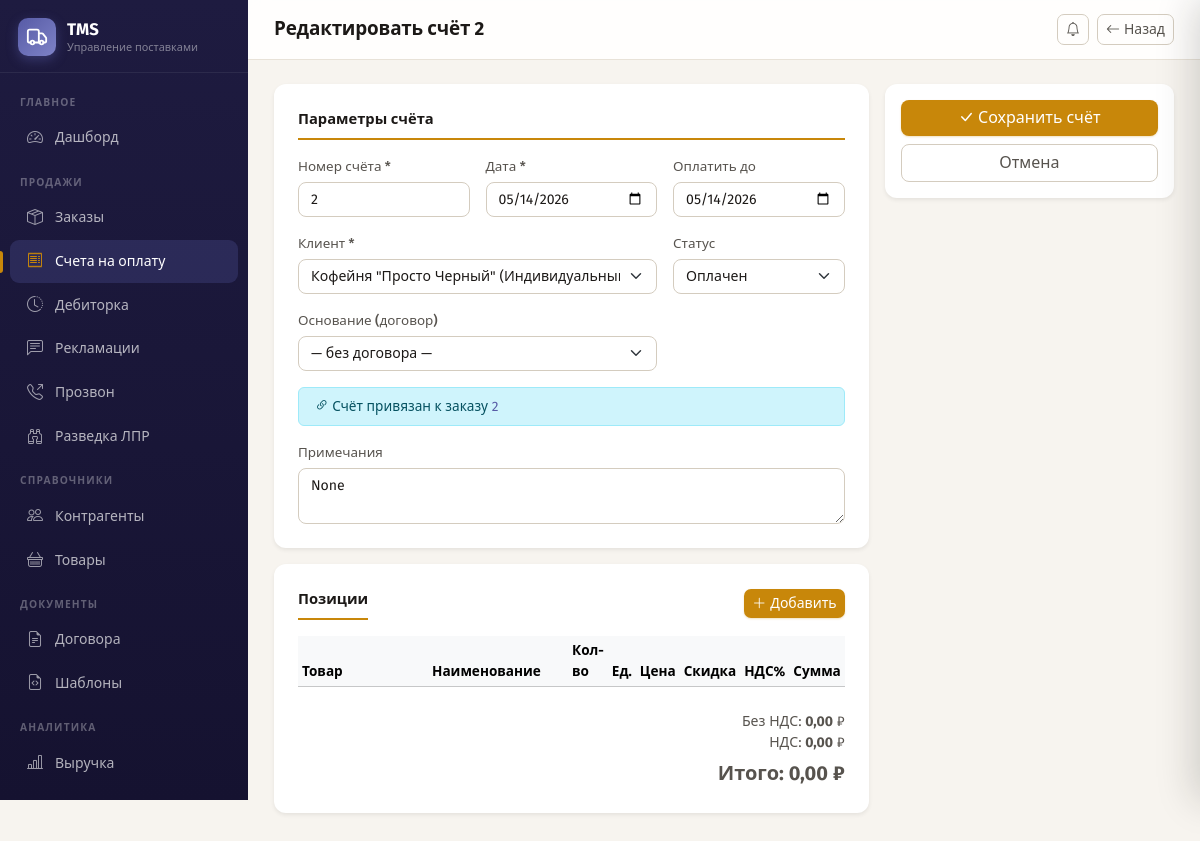
The app's page /invoices/2/edit (signed in) with its own data.
### app/models.py (models this page shows, shortened)
class Invoice(Base):
    __tablename__ = "invoices"
    id = Column(Integer, primary_key=True, index=True)
    number = Column(String(50), unique=True, nullable=False)
    date = Column(Date, nullable=False)
    order_id = Column(Integer, ForeignKey("orders.id"))
    counterparty_id = Column(Integer, ForeignKey("counterparties.id"), nullable=False)
    status = Column(String(20), default="draft")
    subtotal = Column(Float, default=0.0)
    vat_amount = Column(Float, default=0.0)
    total_amount = Column(Float, default=0.0)
    due_date = Column(Date)
    paid_date = Column(Date)
    notes = Column(Text)
    created_at = Column(DateTime, server_default=func.now())
    contract_id = Column(Integer, ForeignKey("contracts.id"))
    counterparty = relationship("Counterparty", back_populates="invoices")
    order = relationship("Order", back_populates="invoices")
    contract = relationship("Contract")
    items = relationship("InvoiceItem", back_populates="invoice", cascade="all, delete-orphan")

class Counterparty(Base):
    __tablename__ = "counterparties"
    id = Column(Integer, primary_key=True, index=True)
    name = Column(String(200), nullable=False)
    trade_name = Column(String(200))
    short_name = Column(String(100))
    inn = Column(String(12))
    kpp = Column(String(9))
    ogrn = Column(String(15))
    legal_address = Column(String(500))
    actual_address = Column(String(500))
    phone = Column(String(50))
    email = Column(String(100))
    contact_person = Column(String(100))
    signatory = Column(String(100))  # Подписант в формате «Фамилия И.О.» (для ИП)
    type = Column(String(20), default="client")  # client / supplier / both
    entity_type = Column(String(10), default="ooo")  # ooo / ip / other
    bank_name = Column(String(200))
    bank_account = Column(String(20))
    bank_bik = Column(String(9))
    bank_corr_account = Column(String(20))
    notes = Column(Text)
    is_active = Column(Boolean, default=True)
    created_at = Column(DateTime, server_default=func.now())
    payment_delay_days = Column(Integer, default=2)           # дней отсрочки
    payment_delay_type = Column(String(10), default="banking") # 'banking' или 'calendar'
    default_discount_pct = Column(Float, default=0.0)
    category = Column(String(1))          # A / B / C / None
    category_manual = Column(Boolean, default=False)  # True = вручную, не пересчитывать
    tg_chat_id = Column(String(100))            # ID чата / группы Telegram
    tg_notify_enabled = Column(Boolean, default=False)  # вкл/выкл отправку заказов
    orders = relationship("Order", back_populates="counterparty", foreign_keys="Order.counterparty_id")
    invoices = relationship("Invoice", back_populates="counterparty")
    contracts = relationship("Contract", back_populates="counterparty")
    claims = relationship("Claim", back_populates="counterparty", order_by="Claim.date.desc()")

class Order(Base):
    __tablename__ = "orders"
    id = Column(Integer, primary_key=True, index=True)
    number = Column(String(50), unique=True, nullable=False)
    date = Column(Date, nullable=False)
    counterparty_id = Column(Integer, ForeignKey("counterparties.id"), nullable=False)
    supplier_id = Column(Integer, ForeignKey("counterparties.id"), nullable=True)
    carrier_id = Column(Integer, ForeignKey("counterparties.id"), nullable=True)
    contract_id = Column(Integer, ForeignKey("contracts.id"), nullable=True)
    status = Column(String(20), default="draft")
    payment_type = Column(String(10), default="prepay")  # prepay / deferred
    delivery_date = Column(Date)
    delivery_address = Column(String(500))
    notes = Column(Text)
    created_by_id = Column(Integer, ForeignKey("users.id"))
    created_at = Column(DateTime, server_default=func.now())
    pickup_city = Column(String(100))        # город отправки
    pickup_address = Column(String(500))     # адрес забора (откуда)
    delivery_contact = Column(String(200))   # телефон + имя получателя, напр. «79119244416 Ольга»
    delivery_time = Column(String(50))       # временной слот, напр. «12-19»
    counterparty = relationship("Counterparty", back_populates="orders", foreign_keys=[counterparty_id])
    supplier = relationship("Counterparty", foreign_keys=[supplier_id])
    carrier = relationship("Counterparty", foreign_keys=[carrier_id])
    contract = relationship("Contract")
    items = relationship("OrderItem", back_populates="order", cascade="all, delete-orphan")
    invoices = relationship("Invoice", back_populates="order")
    created_by = relationship("User")

### app/routers/invoices.py (the view)
@router.get("/{invoice_id}/edit", response_class=HTMLResponse)
@login_required
async def edit_invoice(request: Request, invoice_id: int, db: Session = Depends(get_db)):
    invoice = db.query(Invoice).filter(Invoice.id == invoice_id).first()
    if not invoice:
        return RedirectResponse(url="/invoices", status_code=302)
    counterparties = db.query(Counterparty).filter(Counterparty.is_active == True).order_by(Counterparty.name).all()
    products = db.query(Product).filter(Product.is_active == True).order_by(Product.name).all()
    contracts = db.query(Contract).filter(Contract.status.in_(["active", "draft"])).order_by(Contract.date.desc()).all()
    return templates.TemplateResponse(request, "invoices/form.html", {
        "invoice": invoice, "order": invoice.order, "counterparties": counterparties,
        "products": products, "contracts": contracts, "statuses": INVOICE_STATUSES,
        "suggested_number": invoice.number,
    })

### app/templates/invoices/form.html (shortened to what this page needs)
{% extends "base.html" %}
{% set is_new = invoice is none %}
{% block page_title %}{{ 'Новый счёт на оплату' if is_new else 'Редактировать счёт ' + invoice.number }}{% endblock %}
{% block topbar_actions %}
  <a href="/invoices" class="btn btn-sm btn-outline-secondary"><i class="bi bi-arrow-left me-1"></i>Назад</a>
{% endblock %}
{% block content %}
<form method="post" action="{{ '/invoices/new' if is_new else '/invoices/' + invoice.id|string + '/edit' }}" id="inv-form">
  <div class="row g-3">
    <div class="col-lg-8">
      <div class="card border-0 shadow-sm p-4 mb-3">
        <div class="form-section-title">Параметры счёта</div>
        <div class="row g-3">
          <div class="col-md-4">
            <label class="form-label">Номер счёта *</label>
            <input type="text" name="number" class="form-control" required value="{{ invoice.number if invoice else suggested_number }}">
          </div>
          <div class="col-md-4">
            <label class="form-label">Дата *</label>
            <input type="date" name="invoice_date" class="form-control" required
                   value="{{ invoice.date.isoformat() if invoice else '' }}">
          </div>
          <div class="col-md-4">
            <label class="form-label">Оплатить до</label>
            <input type="date" name="due_date" class="form-control"
                   value="{{ invoice.due_date.isoformat() if invoice and invoice.due_date else '' }}">
          </div>
          <div class="col-md-8">
            <label class="form-label">Клиент *</label>
            <select name="counterparty_id" class="form-select" required>
              {% for cp in counterparties %}
              <option value="{{ cp.id }}"
                {% if invoice and invoice.counterparty_id == cp.id %}selected
                {% elif order and order.counterparty_id == cp.id %}selected{% endif %}>
                {{ cp.trade_name or cp.name }}{% if cp.trade_name %} ({{ cp.name }}){% endif %}
              </option>
              {% endfor %}
            </select>
          </div>
          <div class="col-md-4">
            <label class="form-label">Статус</label>
            <select name="status" class="form-select">
              {% for val, label in statuses.items() %}
              <option value="{{ val }}" {% if invoice and invoice.status == val %}selected{% elif not invoice and val == 'draft' %}selected{% endif %}>{{ label }}</option>
              {% endfor %}
            </select>
          </div>
          <div class="col-md-8">
            <label class="form-label">Основание (договор)</label>
            <select name="contract_id" class="form-select" id="contract-select">
              <option value="">— без договора —</option>
            </select>
          </div>
          {% if order %}
          <div class="col-12">
            <div class="alert alert-info py-2 mb-0" style="font-size:.85rem">
              <i class="bi bi-link-45deg"></i> Счёт привязан к заказу <a href="/orders/{{ order.id }}">{{ order.number }}</a>
            </div>
          </div>
          {% endif %}
          <div class="col-12">
            <label class="form-label">Примечания</label>
            <textarea name="notes" class="form-control" rows="2">{{ invoice.notes if invoice else '' }}</textarea>
          </div>
        </div>
      </div>
      <div class="card border-0 shadow-sm p-4">
        <div class="d-flex justify-content-between align-items-center mb-3">
          <div class="form-section-title mb-0">Позиции</div>
          <button type="button" class="btn btn-sm btn-accent" onclick="addItem()"><i class="bi bi-plus-lg me-1"></i>Добавить</button>
        </div>
        <div class="table-responsive">
          <table class="table table-sm" id="items-table">
            <thead class="table-light">
              <tr>
                <th style="min-width:130px">Товар</th>
                <th style="min-width:140px">Наименование</th>
                <th style="width:75px">Кол-во</th>
                <th style="width:55px">Ед.</th>
                <th style="width:90px">Цена</th>
                <th style="width:90px">Скидка</th>
                <th style="width:65px">НДС%</th>
                <th style="width:100px" class="text-end">Сумма</th>
              </tr>
            </thead>
          </table>
        </div>
        <div class="text-end mt-2" style="font-size:.88rem">
          <div>Без НДС: <strong id="total-subtotal">0,00</strong> ₽</div>
          <div>НДС: <strong id="total-vat">0,00</strong> ₽</div>
          <div class="fs-5 fw-bold mt-1">Итого: <span id="total-amount">0,00</span> ₽</div>
        </div>
      </div>
    </div>
    <div class="col-lg-4">
      <div class="card border-0 shadow-sm p-3">
        <button type="submit" class="btn btn-accent w-100 mb-2"><i class="bi bi-check-lg me-1"></i>Сохранить счёт</button>
        <a href="/invoices" class="btn btn-outline-secondary w-100">Отмена</a>
      </div>
    </div>
  </div>
</form>
{% endblock %}

### app/static/css/app.css (style rules this page uses)
:root { --brand: #575BA6; --brand-600: #4A4E94; --brand-700: #3D4180; --brand-50: #EEEEFF; --brand-100: #DDDDF5; --brand-rgb: 87, 91, 166; --cta: #C8870A; --cta-600: #A86E08; --cta-50: #FEF3DC; --sidebar-bg: #1E1B40; --sidebar-bg-2: #151230; --sidebar-width: 248px; --bg: #F7F4EF; --surface: #FFFFFF; --border: #E8E2D8; --border-strong: #D4CCBF; --text: #1C1917; --text-muted: #78716C; --text-soft: #57534E; --r-sm: 8px; --r: 12px; --r-lg: 16px; --shadow-sm: 0 1px 2px rgba(28,25,23,.06), 0 1px 3px rgba(28,25,23,.04); --shadow: 0 4px 12px rgba(28,25,23,.09); --shadow-lg: 0 12px 32px rgba(28,25,23,.14); --bs-primary: #575BA6; --bs-primary-rgb: 87, 91, 166; --bs-link-color: #575BA6; --bs-link-color-rgb: 87, 91, 166; --bs-link-hover-color: #4A4E94; --bs-border-color: #E8E2D8; --bs-body-color: #57534E; --bs-body-font-family: 'Fira Sans', system-ui, 'Segoe UI', sans-serif; }
* { -webkit-font-smoothing: antialiased; -moz-osx-font-smoothing: grayscale; }
body { font-family: 'Fira Sans', system-ui, 'Segoe UI', sans-serif; background: var(--bg); color: var(--text-soft); font-size: .9rem; line-height: 1.55; }
a { text-decoration: none; }
.card { border: 1px solid var(--border); border-radius: var(--r); box-shadow: var(--shadow-sm); background: var(--surface); }
.btn { font-weight: 500; border-radius: var(--r-sm); transition: background .18s ease, box-shadow .18s ease, color .18s ease; cursor: pointer; }
.btn-sm { border-radius: 7px; }
.btn-accent, .btn-accent:focus { background: var(--cta); color: #fff; border: none; box-shadow: 0 1px 2px rgba(200,135,10,.25); }
.btn-outline-secondary { color: var(--text-soft); border-color: var(--border-strong); }
.form-label { font-weight: 500; font-size: .84rem; color: var(--text-soft); margin-bottom: 4px; }
.form-control, .form-select { border-color: var(--border-strong); border-radius: var(--r-sm); font-size: .88rem; color: var(--text); background-color: var(--surface); }
.form-control::placeholder { color: #A8A29E; }
.form-section-title { font-weight: 600; font-size: .92rem; color: var(--text); border-bottom: 2px solid var(--cta); padding-bottom: 7px; margin-bottom: 16px; display: inline-block; }
#items-table { font-size: .85rem; }

### records on screen
Invoice: number "Редактировать счёт 2", number "2", invoice_date "05/14/2026", due_date "05/14/2026", counterparty_id "Кофейня \"Просто Черный\" (Индивидуальный предприниматель Воинов Павел Игоревич)", status "Оплачен", notes "None"
Order: number "2"
